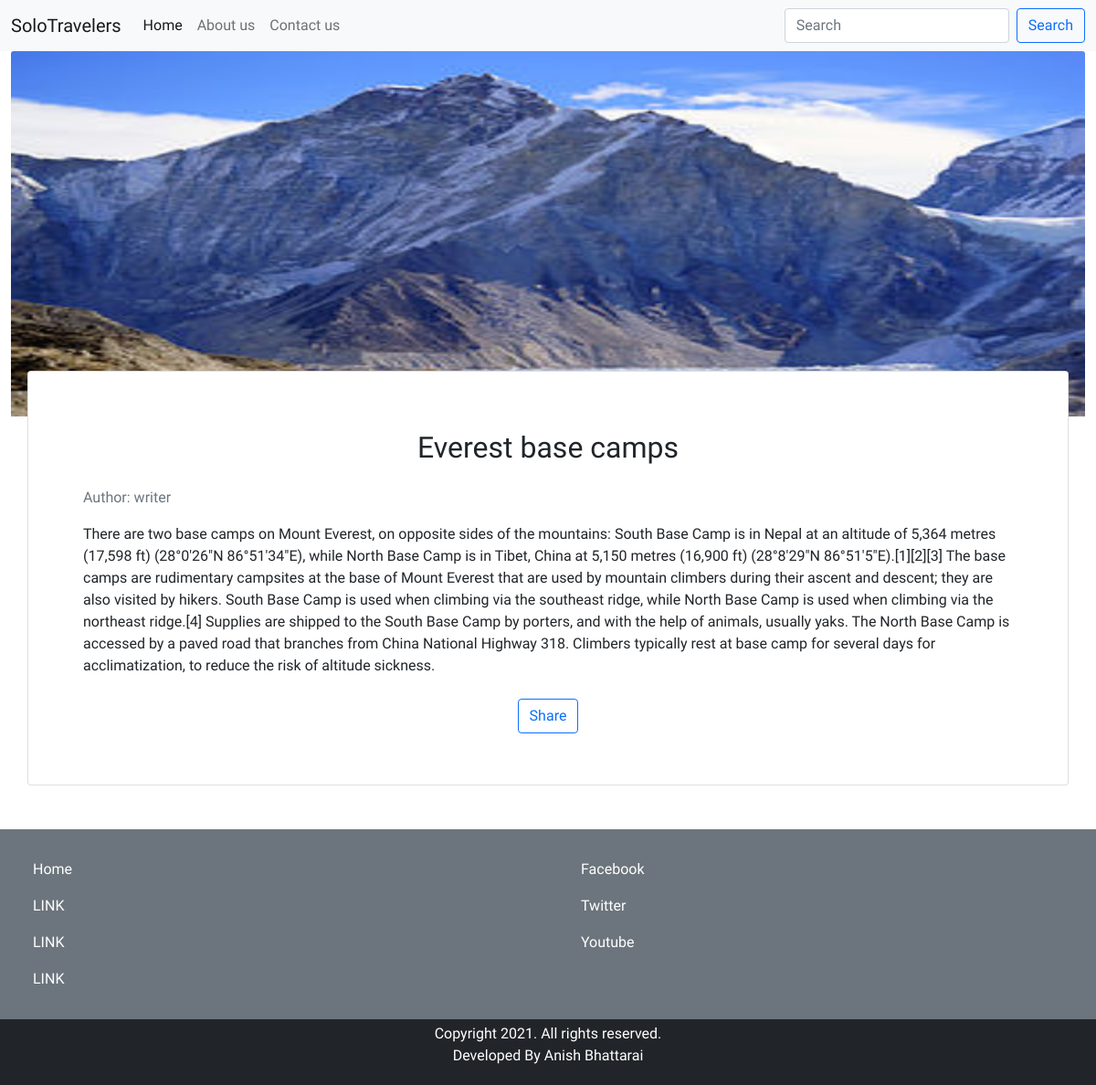
The app's page /clientside/article.php?postid=3 with its own data.
### tables this page shows
CREATE TABLE `blog_post` (
  `post_id` int(11) NOT NULL,
  `post_name` varchar(255) NOT NULL,
  `post_description` text NOT NULL,
  `post_author_id` smallint(6) NOT NULL,
  `post_img` text NOT NULL,
  `post_visible` tinyint(1) NOT NULL,
  `post_created_date` datetime NOT NULL DEFAULT current_timestamp()
);

### clientside/public/requirearticle.php (called while the page is built, shortened)
<?php
    require('app/controller/Database.php');
    require('public/head.php');
    require('app/pageElements/navbar.php');
    require('app/model/post.php');
    require('app/views/fullpagearticle.php');
?>
<?php
    require 'public/foot.php'
?>

### clientside/article.php (called while the page is built)
<?php
    require('public/requirearticle.php');
?>

### clientside/app/controller/Database.php (called while the page is built, shortened)
<?php
    class Database{
        private $dbHost = DB_HOST;
        private $dbUser = DB_USER;
        private $dbPass = DB_PASS;
        private $dbName = DB_NAME;
        public function connect(){
            $this->dsn = "mysql:host=" . $this->dbHost . ";dbname=" . $this->dbName;
            try{
                $this->dbHandler = new PDO($this->dsn, $this->dbUser, $this->dbPass);
                $this->dbHandler->setAttribute(PDO::ATTR_DEFAULT_FETCH_MODE,PDO::FETCH_ASSOC);
                return $this->dbHandler;
            }catch(PDOException $e){
                echo "Error ->".$e->getMessage();
            }
        }
    }
?>

### clientside/app/model/post.php (called while the page is built, shortened)
<?php
    class Posts extends Database{
        public function getSelectedPost($id){
            $sql = 'SELECT * FROM blog_post WHERE post_id=?';
            $stmt = $this->connect()->prepare($sql);
            $stmt->execute([$id]);
            $result = $stmt->fetch();
            return $result;
        }
    }
?>

### clientside/app/views/fullpagearticle.php (the view)
<?php $article = new Posts();?>
<?php $datas = $article->getSelectedPost($_GET['postid']); ?>
<div class="container-fluid absolute">
    <img class="card-img-top img" src="public/image/<?= $datas['post_img']?>"
        alt="<?= strtolower($datas['post_name']);?>">
</div>
<div class="container articleContent">
    <div class="row">
        <div class="card">
            <div class="card-body p-5">
                <h2 class="card-title text-center p-3"><?= $datas['post_name'];?></h2>
                <p class="card-text text-secondary font-italic">Author: writer </p>
                <p class="card-text text-justify"><?= $datas['post_description'];?></p>
                <div class="container">
                    <div class="row">
                        <div class="col-sm m-1 text-center">
                            <div class="row">
                                <div class="col-sm m-1 text-center">
                                <button class="btn btn-outline-primary" type="submit">Share</button>
                                </div>
                            </div>
                        </div>
                    </div>
                </div>
            </div>
        </div>
    </div>
</div>

### clientside/public/style.css (style rules this page uses)
* { font-family: 'Baloo 2', cursive; }
.img { height: 400px; }
.absolute { position: absolute; }
.articleContent { margin-top: 350px; }

### records on screen
blog_post: post_img (picture), post_name "Everest base camps", post_description "There are two base camps on Mount Everest, on opposite sides of the mountains: South Base Camp is in Nepal at an altitude of 5,364 metres (17,598 ft) (28°0′26″N 86°51′34″E), while North Base Camp is in Tibet, China at 5,150 metres (16,900 ft) (28°8′29″N 86°51′5″E).[1][2][3] The base camps are rudimentary campsites at the base of Mount Everest that are used by mountain climbers during their ascent and descent; they are also visited by hikers. South Base Camp is used when climbing via the southeast ridge, while North Base Camp is used when climbing via the northeast ridge.[4] Supplies are shipped to the South Base Camp by porters, and with the help of animals, usually yaks. The North Base…"

### other values on screen
SITENAME "SoloTravelers"
